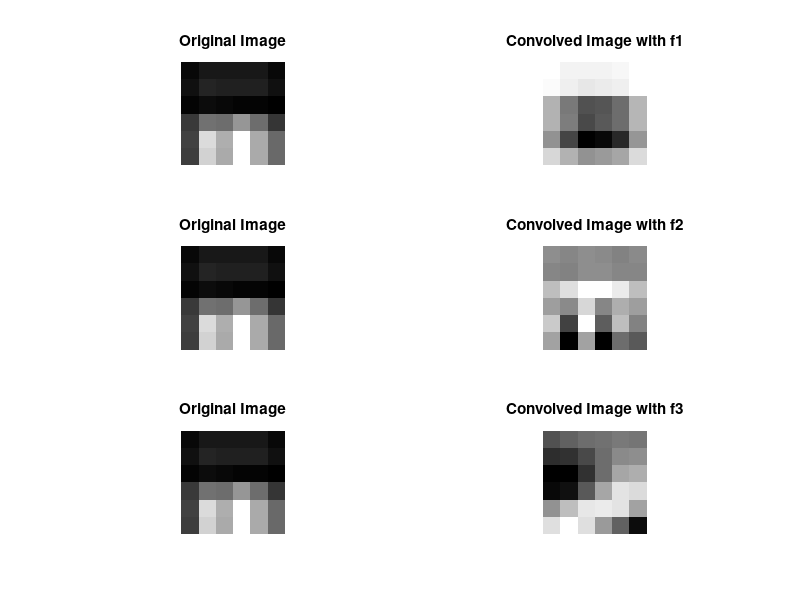

Reproduce this figure in MATLAB.
imageArray = [
    20, 35, 35, 35, 35, 20;
    29, 46, 44, 42, 42, 27;
    16, 25, 21, 19, 19, 12;
    66, 120, 116, 154, 114, 62;
    74, 216, 174, 252, 172, 112;
    70, 210, 170, 250, 170, 110
    ];

test = [
    20, 35, 35, 35;
    29, 46, 44, 42;
    16, 25, 21, 19;
    28, 25, 19, 58;
    ];
% imshow(test, []);

kernel = [
    1, 1, 1;
    1, 0, 1;
    1, 1, 1
    ];

f1 = [
    -10, -10, -10;
    5, 5, 5;
    -10, -10, -10
    ];

f2 = [
    2 2 2;
    2 -12 2;
    2 2 2
    ];

f3 = [
    -20, -10, 0, 5, 10;
    -10, 0, 5, 10, 5;
    0, 5, 10, 5, 0;
    5, 10, 5, 0, -10;
    10, 5, 0, -10, -20
    ];


% imshow(imageArray, []);

convolvedImage = conv2(imageArray,kernel,"same");
convolvedF1 = conv2(imageArray,f1,"same");
convolvedF2 = conv2(imageArray,f2,"same");
convolvedF3 = conv2(imageArray,f3,"same");


% subplot(1, 2, 2);
% imshow(convolvedF1,[]);
% % imshow(convolvedF2,[]);

figure;

% Original image
subplot(3, 2, 1);
imshow(imageArray, []);
title('Original Image');

% Convolved image with filter f1
subplot(3, 2, 2);
imshow(convolvedF1, []);
title('Convolved Image with f1');

% Convolved image with filter f2
subplot(3, 2, 3);
imshow(imageArray, []);
title('Original Image');


% Original image
subplot(3, 2, 4);
imshow(convolvedF2, []);
title('Convolved Image with f2');


% Convolved image with filter f1
subplot(3, 2, 5);
imshow(imageArray, []);
title('Original Image');


% Convolved image with filter f3
subplot(3, 2, 6);
imshow(convolvedF3, []);
title('Convolved Image with f3');

